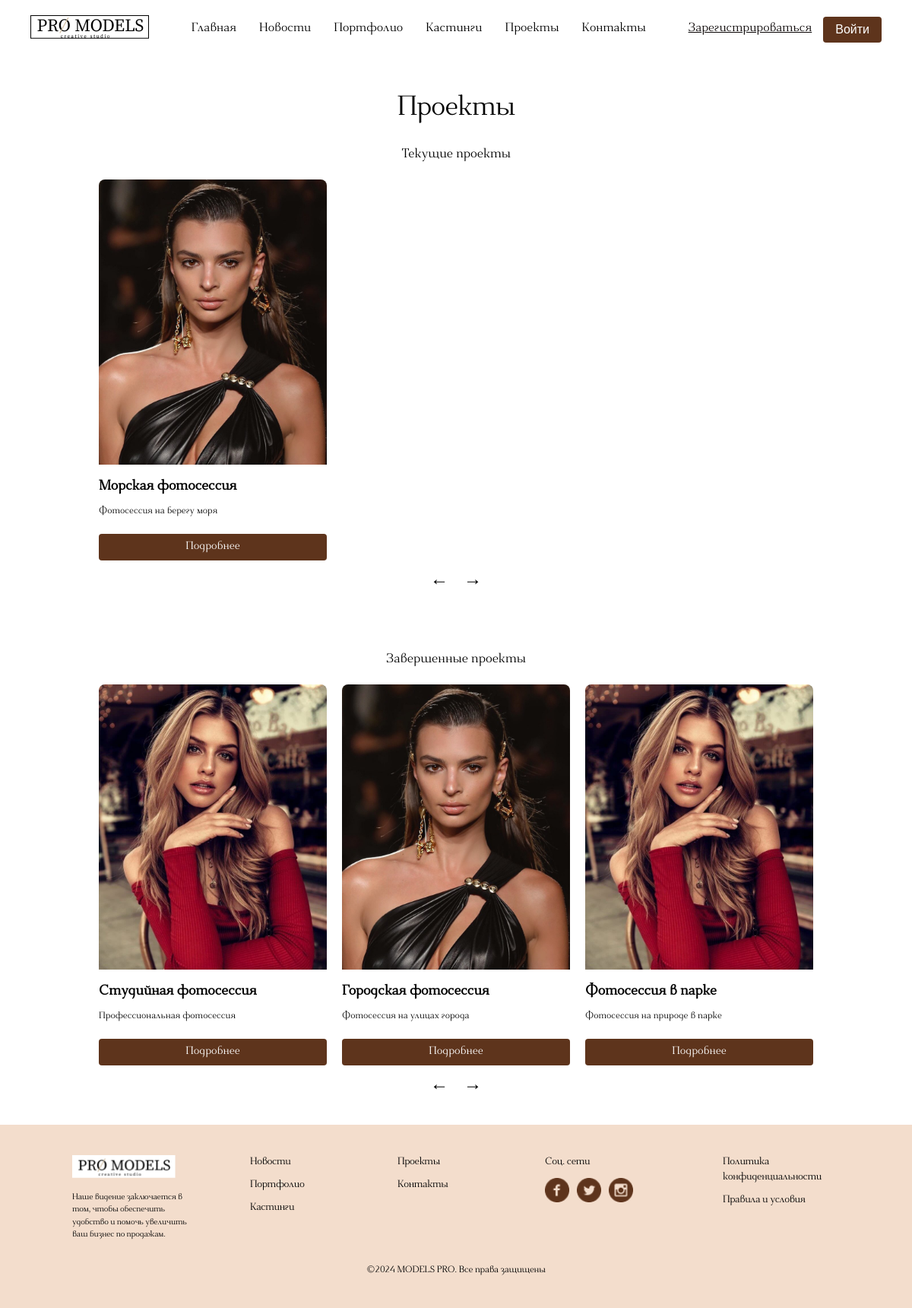
/project.php, run on the app's committed database.
### tables this page shows
CREATE TABLE `photoshoots` (
  `id` int NOT NULL,
  `photoshoots_name` varchar(255) DEFAULT NULL,
  `description` text,
  `date` date DEFAULT NULL
);

### project.php (the view, shortened to what this page needs)
<?php
include_once 'header.php';
require_once 'database_connection.php';
try {
	$stmt = $pdo->prepare("
        SELECT ps.id AS photoshoot_id, ps.photoshoots_name, ps.description, ps.date, pp.file_path
        FROM photoshoots ps
        LEFT JOIN (
            SELECT photoshoot_id, MIN(file_path) AS file_path
            FROM photoshoot_photos
            GROUP BY photoshoot_id
        ) pp ON ps.id = pp.photoshoot_id
        WHERE ps.date >= CURDATE()
        ORDER BY ps.date ASC
    ");
	$stmt->execute();
	$currentProjects = $stmt->fetchAll(PDO::FETCH_ASSOC);
	$stmt = $pdo->prepare("
        SELECT ps.id AS photoshoot_id, ps.photoshoots_name, ps.description, ps.date, pp.file_path
        FROM photoshoots ps
        LEFT JOIN (
            SELECT photoshoot_id, MIN(file_path) AS file_path
            FROM photoshoot_photos
            GROUP BY photoshoot_id
        ) pp ON ps.id = pp.photoshoot_id
        WHERE ps.date < CURDATE()
        ORDER BY ps.date DESC
    ");
	$stmt->execute();
	$completedProjects = $stmt->fetchAll(PDO::FETCH_ASSOC);
} catch (PDOException $e) {
	echo "Ошибка при получении фотосессий: " . $e->getMessage();
}
?>
	<section class="current-projects-block">
		<h2 class="block-title">Проекты</h2>
		<h3>Текущие проекты</h3>
		<div class="current-projects-carousel">
			<div class="carousel-wrapper">
				<div class="carousel">
			<?php foreach ($currentProjects as $photoshoot): ?>
							<div class="project-card">
								<img src="<?php echo htmlspecialchars($photoshoot['file_path']); ?>" alt="<?php echo htmlspecialchars($photoshoot['photoshoots_name']); ?>">
								<h3><?php echo htmlspecialchars($photoshoot['photoshoots_name']); ?></h3>
								<p><?php echo htmlspecialchars($photoshoot['description']); ?></p>
								<a href="project_details.php?photoshoot_id=<?php echo $photoshoot['photoshoot_id']; ?>" class="details-button">Подробнее</a>
							</div>
			<?php endforeach; ?>
				</div>
			</div>
		</div>
		<div class="carousel-controls">
			<button class="carousel-arrow left-arrow">&larr;</button>
			<button class="carousel-arrow right-arrow">&rarr;</button>
		</div>
	</section>
	<section class="completed-projects-block">
		<h3>Завершенные проекты</h3>
		<div class="completed-projects-carousel">
			<div class="carousel-wrapper">
				<div class="carousel">
			<?php foreach ($completedProjects as $photoshoot): ?>
							<div class="project-card">
								<img src="<?php echo htmlspecialchars($photoshoot['file_path']); ?>" alt="<?php echo htmlspecialchars($photoshoot['photoshoots_name']); ?>">
								<h3><?php echo htmlspecialchars($photoshoot['photoshoots_name']); ?></h3>
								<p><?php echo htmlspecialchars($photoshoot['description']); ?></p>
								<a href="project_details.php?photoshoot_id=<?php echo $photoshoot['photoshoot_id']; ?>" class="details-button">Подробнее</a>
							</div>
			<?php endforeach; ?>
				</div>
			</div>
		</div>
		<div class="carousel-controls">
			<button class="carousel-arrow left-arrow">&larr;</button>
			<button class="carousel-arrow right-arrow">&rarr;</button>
		</div>
	</section>
<?php include_once 'footer.php'; ?>

### styles.css (style rules this page uses)
:root { --font-family: 'Dihjauti', Arial, sans-serif; }
* { margin: 0; padding: 0; box-sizing: border-box; }
body { font-family: 'Dihjauti', Arial, sans-serif; }
.block-title { font-family: var(--font-family); font-weight: 400; font-size: 3vw; line-height: 150%; letter-spacing: -0.02em; text-align: center; color: #010101; margin-bottom: 20px; }
.carousel-wrapper { overflow: hidden; width: 80%; }
.carousel { display: flex; transition: transform 0.3s ease-in-out; }
.carousel-controls { display: flex; justify-content: center; align-items: center; margin-top: 10px; }
.carousel-arrow { background: none; border: none; font-size: 24px; cursor: pointer; margin: 0 10px; }
.current-projects-block, .completed-projects-block { padding: 40px 0; text-align: center; background-color: #FFFFFF; }
.current-projects-block h3, .completed-projects-block h3 { font-family: var(--font-family); font-weight: 400; font-size: 1.4vw; line-height: 150%; text-align: center; color: #010101; margin-bottom: 20px; }
.current-projects-carousel, .completed-projects-carousel { display: flex; align-items: center; justify-content: center; position: relative; }
.project-card { max-width: 300px; margin: 0 10px; background-color: #FFFFFF; text-align: left; overflow: hidden; }
.project-card img { width: 300px; height: auto; border-radius: 8px 8px 0 0; }
.project-card h3 { font-family: var(--font-family); font-weight: 700; font-size: 1.5vw; color: #010101; margin: 10px 0; text-align: left; }
.project-card p { font-family: var(--font-family); font-weight: 400; font-size: 1vw; line-height: 150%; color: #010101; margin-bottom: 20px; }
.details-button { display: inline-block; padding: 10px 20px; background-color: #5e341c; color: #FFFFFF; border: none; border-radius: 4px; cursor: pointer; font-size: 1.2vw; text-decoration: none; transition: background-color 0.3s ease; width: 100%; text-align: center; }

### data on the page
photoshoots: photoshoots_name "Морская фотосессия", description "Фотосессия на берегу моря"
photoshoots: photoshoots_name "Студийная фотосессия", description "Профессиональная фотосессия"
photoshoots: shows a picture, photoshoots_name "Городская фотосессия", description "Фотосессия на улицах города"
photoshoots: photoshoots_name "Фотосессия в парке", description "Фотосессия на природе в парке"
